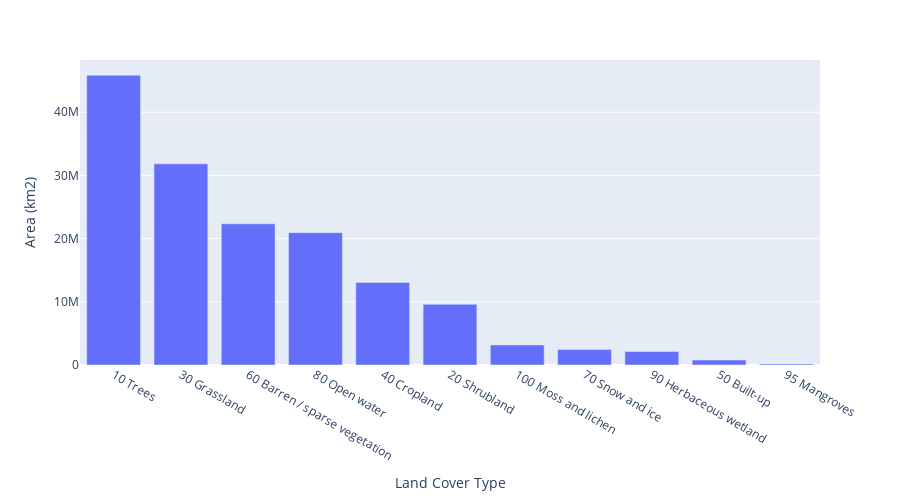

This figure's notebook cell:
### Code cell
df['class'] = classes

geemap.bar_chart(
    df,
    x = 'class',
    y = 'area',
    x_label = 'Land Cover Type',
    y_label = 'Area (km2)'
)

### Figure 1 — Plotly figure (JSON) as saved in the notebook; plotly's stock layout.template omitted (floating-point values rounded to 4 significant figures)
{"data": [{"alignmentgroup": "True", "hovertemplate": "Land Cover Type=%{x}<br>Area (km2)=%{y}<extra></extra>", "legendgroup": "", "marker": {"color": "#636efa", "pattern": {"shape": ""}}, "name": "", "offsetgroup": "", "orientation": "v", "showlegend": false, "textposition": "auto", "type": "bar", "x": ["10 Trees", "30 Grassland", "60 Barren / sparse vegetation", "80 Open water", "40 Cropland", "20 Shrubland", "100 Moss and lichen", "70 Snow and ice", "90 Herbaceous wetland", "50 Built-up", "95 Mangroves"], "xaxis": "x", "y": [45850000.0, 31830000.0, 22340000.0, 20940000.0, 13070000.0, 9608000.0, 3178000.0, 2469000.0, 2123000.0, 779500.0, 169200.0], "yaxis": "y"}], "layout": {"barmode": "group", "height": 500, "legend": {"tracegroupgap": 0}, "margin": {"t": 60}, "xaxis": {"anchor": "y", "domain": [0, 1], "title": {"text": "Land Cover Type"}}, "yaxis": {"anchor": "x", "domain": [0, 1], "title": {"text": "Area (km2)"}}}}
